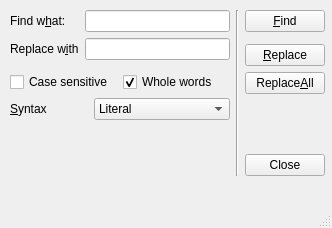
<?xml version="1.0" encoding="UTF-8"?>
<ui version="4.0">
 <class>MainWindow</class>
 <widget class="QMainWindow" name="MainWindow">
  <property name="geometry">
   <rect>
    <x>0</x>
    <y>0</y>
    <width>332</width>
    <height>228</height>
   </rect>
  </property>
  <property name="windowTitle">
   <string>MainWindow</string>
  </property>
  <widget class="QWidget" name="centralwidget">
   <widget class="QWidget" name="layoutWidget">
    <property name="geometry">
     <rect>
      <x>10</x>
      <y>10</y>
      <width>315</width>
      <height>166</height>
     </rect>
    </property>
    <layout class="QHBoxLayout" name="horizontalLayout_3">
     <item>
      <layout class="QVBoxLayout" name="verticalLayout">
       <item>
        <layout class="QGridLayout" name="gridLayout">
         <item row="1" column="1">
          <widget class="QLineEdit" name="replaceLineEdit"/>
         </item>
         <item row="1" column="0">
          <widget class="QLabel" name="label_2">
           <property name="text">
            <string>Replace w&amp;ith</string>
           </property>
           <property name="buddy">
            <cstring>replaceLineEdit</cstring>
           </property>
          </widget>
         </item>
         <item row="0" column="1">
          <widget class="QLineEdit" name="findLineEdit"/>
         </item>
         <item row="0" column="0">
          <widget class="QLabel" name="label">
           <property name="text">
            <string>Find w&amp;hat:</string>
           </property>
           <property name="buddy">
            <cstring>findLineEdit</cstring>
           </property>
          </widget>
         </item>
        </layout>
       </item>
       <item>
        <widget class="Line" name="line">
         <property name="orientation">
          <enum>Qt::Vertical</enum>
         </property>
        </widget>
       </item>
       <item>
        <layout class="QHBoxLayout" name="horizontalLayout">
         <item>
          <widget class="QCheckBox" name="caseCheckBox">
           <property name="text">
            <string>Case sensitive</string>
           </property>
          </widget>
         </item>
         <item>
          <widget class="QCheckBox" name="wholeCheckBox">
           <property name="text">
            <string>Whole words</string>
           </property>
           <property name="checked">
            <bool>true</bool>
           </property>
          </widget>
         </item>
        </layout>
       </item>
       <item>
        <layout class="QHBoxLayout" name="horizontalLayout_2">
         <item>
          <widget class="QLabel" name="label_3">
           <property name="text">
            <string>&amp;Syntax</string>
           </property>
           <property name="buddy">
            <cstring>syntaxComboBox</cstring>
           </property>
          </widget>
         </item>
         <item>
          <widget class="QComboBox" name="syntaxComboBox">
           <item>
            <property name="text">
             <string>Literal</string>
            </property>
           </item>
           <item>
            <property name="text">
             <string>Regular expression</string>
            </property>
           </item>
          </widget>
         </item>
        </layout>
       </item>
       <item>
        <spacer name="verticalSpacer">
         <property name="orientation">
          <enum>Qt::Vertical</enum>
         </property>
         <property name="sizeHint" stdset="0">
          <size>
           <width>20</width>
           <height>48</height>
          </size>
         </property>
        </spacer>
       </item>
      </layout>
     </item>
     <item>
      <widget class="Line" name="line_3">
       <property name="orientation">
        <enum>Qt::Vertical</enum>
       </property>
      </widget>
     </item>
     <item>
      <layout class="QVBoxLayout" name="verticalLayout_2">
       <item>
        <widget class="QPushButton" name="findButton">
         <property name="text">
          <string>&amp;Find</string>
         </property>
        </widget>
       </item>
       <item>
        <widget class="Line" name="line_2">
         <property name="orientation">
          <enum>Qt::Vertical</enum>
         </property>
        </widget>
       </item>
       <item>
        <widget class="QPushButton" name="replaceButton">
         <property name="text">
          <string>&amp;Replace</string>
         </property>
        </widget>
       </item>
       <item>
        <widget class="QPushButton" name="replaceAllButton">
         <property name="text">
          <string>Replace&amp;All</string>
         </property>
        </widget>
       </item>
       <item>
        <spacer name="verticalSpacer_2">
         <property name="orientation">
          <enum>Qt::Vertical</enum>
         </property>
         <property name="sizeHint" stdset="0">
          <size>
           <width>20</width>
           <height>40</height>
          </size>
         </property>
        </spacer>
       </item>
       <item>
        <widget class="QPushButton" name="closeButton">
         <property name="text">
          <string>Close</string>
         </property>
        </widget>
       </item>
      </layout>
     </item>
    </layout>
   </widget>
  </widget>
  <widget class="QMenuBar" name="menubar">
   <property name="geometry">
    <rect>
     <x>0</x>
     <y>0</y>
     <width>332</width>
     <height>23</height>
    </rect>
   </property>
  </widget>
  <widget class="QStatusBar" name="statusbar"/>
 </widget>
 <tabstops>
  <tabstop>findLineEdit</tabstop>
  <tabstop>replaceLineEdit</tabstop>
  <tabstop>caseCheckBox</tabstop>
  <tabstop>wholeCheckBox</tabstop>
  <tabstop>syntaxComboBox</tabstop>
  <tabstop>findButton</tabstop>
  <tabstop>replaceButton</tabstop>
  <tabstop>replaceAllButton</tabstop>
  <tabstop>closeButton</tabstop>
 </tabstops>
 <resources/>
 <connections>
  <connection>
   <sender>closeButton</sender>
   <signal>clicked()</signal>
   <receiver>MainWindow</receiver>
   <slot>close()</slot>
   <hints>
    <hint type="sourcelabel">
     <x>296</x>
     <y>182</y>
    </hint>
    <hint type="destinationlabel">
     <x>268</x>
     <y>142</y>
    </hint>
   </hints>
  </connection>
 </connections>
</ui>
